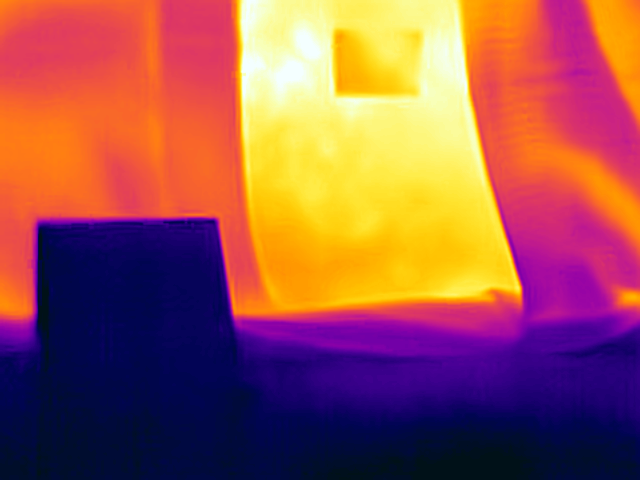
#> input picture thermal/thermal.png, 640 x 480 px, found by its file name
$ python -i testing2.py   (imports and definitions only)
#> lines starting #> are read from the running program, lines starting #| are printed output that depends on the picture
#> in load_image, image is the input picture: PIL image 640x480 RGB; mean R, G, B 154.6, 84.9, 80.7
import subprocess
from PIL import Image, ImageFilter, ImageChops

def load_image(filepath):
    # Load an image
    image = Image.open(filepath)
    return image

def get_exif_tags(filepath):
    result = subprocess.run(['exiftool', filepath], capture_output=True, text=True)
    tags = {}
    for line in result.stdout.splitlines():
        tag, value = line.split(':', 1)
        tags[tag.strip()] = value.strip()
    return tags

def get_offsets(tags):
    print("Printing all EXIF tags to find OffsetX and OffsetY:")
    for key, value in tags.items():
        print(f"{key}: {value}")

    x_offset = int(tags.get('Offset X', 0))
    y_offset = int(tags.get('Offset Y', 0))
    return x_offset, y_offset

def apply_offset(image, x_offset, y_offset):
    # No offset adjustment, return the original image
    return image

def extract_edges(image):
    gray_image = image.convert('L')
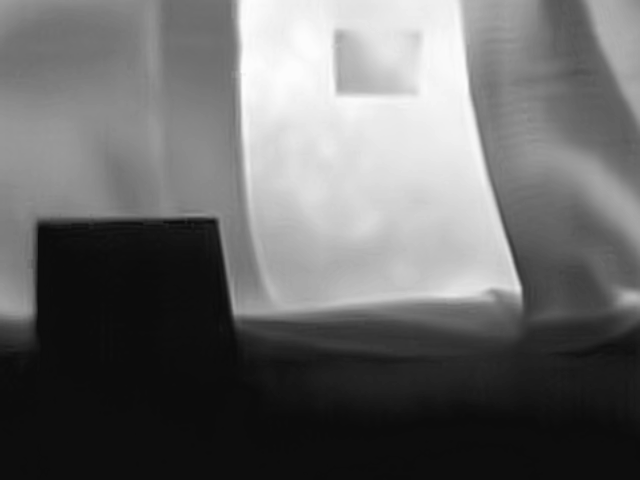
#> gray_image: PIL image 640x480 L; min 12, max 252, mean 105.3
    edges = gray_image.filter(ImageFilter.FIND_EDGES)
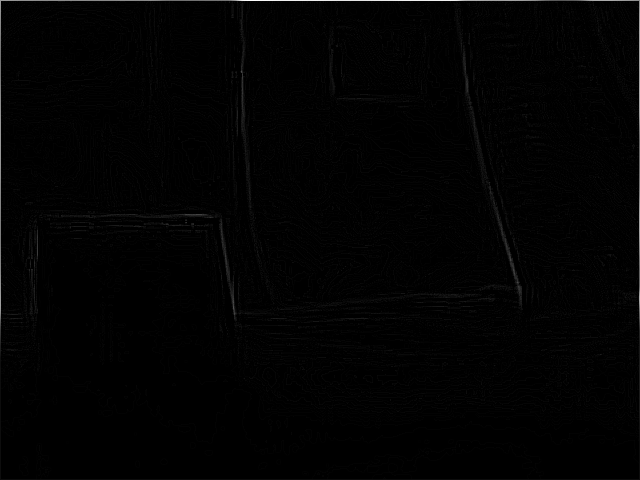
#> edges: PIL image 640x480 L; min 0, max 252, mean 2.2
    inverted_edges = ImageChops.invert(edges)
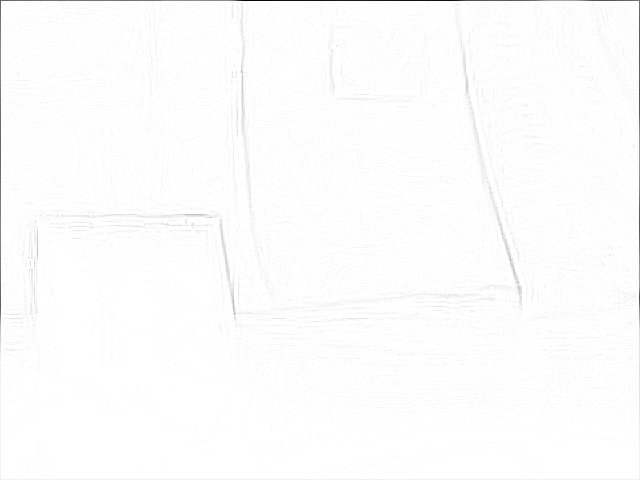
#> inverted_edges: PIL image 640x480 L; min 3, max 255, mean 252.8
    return inverted_edges.convert('RGBA')

def blend_edges_with_thermal(optical_edges, thermal_image, alpha=0.8):
    if optical_edges.mode != 'RGBA':
        optical_edges = optical_edges.convert('RGBA')
    if thermal_image.mode != 'RGBA':
        thermal_image = thermal_image.convert('RGBA')

    blended_image = Image.blend(thermal_image, optical_edges, alpha)
    return blended_image

optical_filepath = r'C:\Users\andre\OneDrive\Desktop\SCRG\output\result.jpg'
thermal_filepath = r'C:\Users\andre\OneDrive\Desktop\SCRG\thermal\thermal.png'

# [1 line that did not run here, left out]
thermal_image = load_image(thermal_filepath)

# [1 line that did not run here, left out]

# [3 lines not run here, left out]

# [1 line that did not run here, left out]

# [1 line not run here, left out]

# No offset adjustment applied
# [1 line that did not run here, left out]

# [1 line that did not run here, left out]

# [1 line that did not run here, left out]
# [1 line not run here, left out]

>>> from PIL import Image
>>> picture = Image.open('thermal/thermal.png')
>>> result = extract_edges(picture)

$ run again, on visible/thermal.jpg
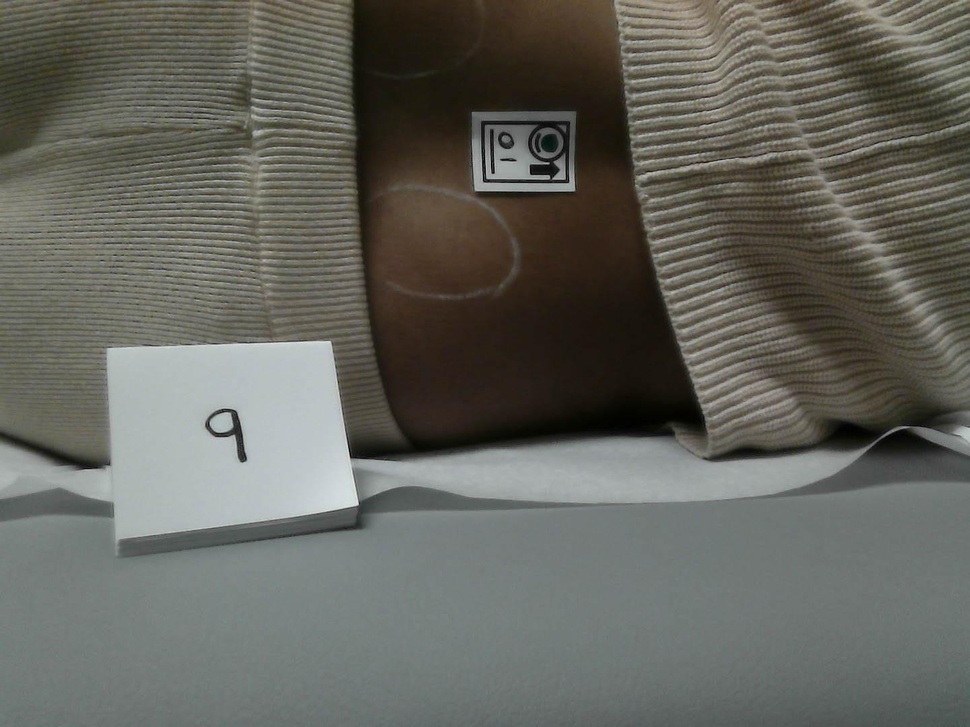
#> input picture visible/thermal.jpg, 970 x 727 px, shrunk from 1440 x 1080 before the run, given in place of thermal.png, which was not available
#> in load_image, image is the input picture: PIL image 970x727 RGB; mean R, G, B 99.9, 100.4, 93.3
#> in extract_edges, `edges = gray_image.filter(ImageFilter.FIND_EDGES)`:
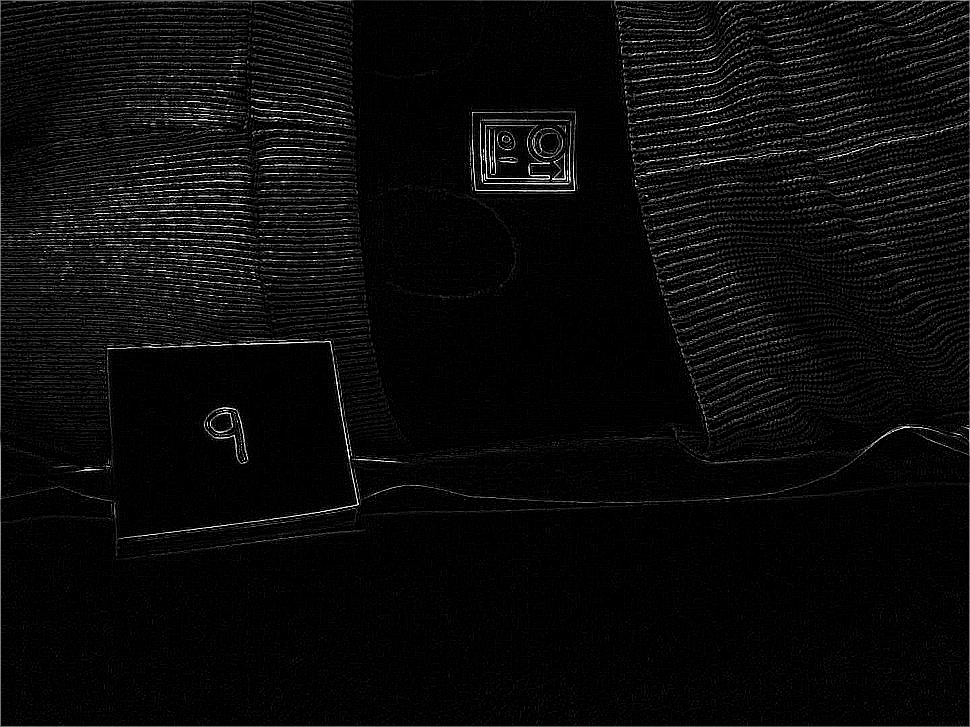
#> edges: PIL image 970x727 L; min 0, max 255, mean 10.9
#> in extract_edges, `inverted_edges = ImageChops.invert(edges)`:
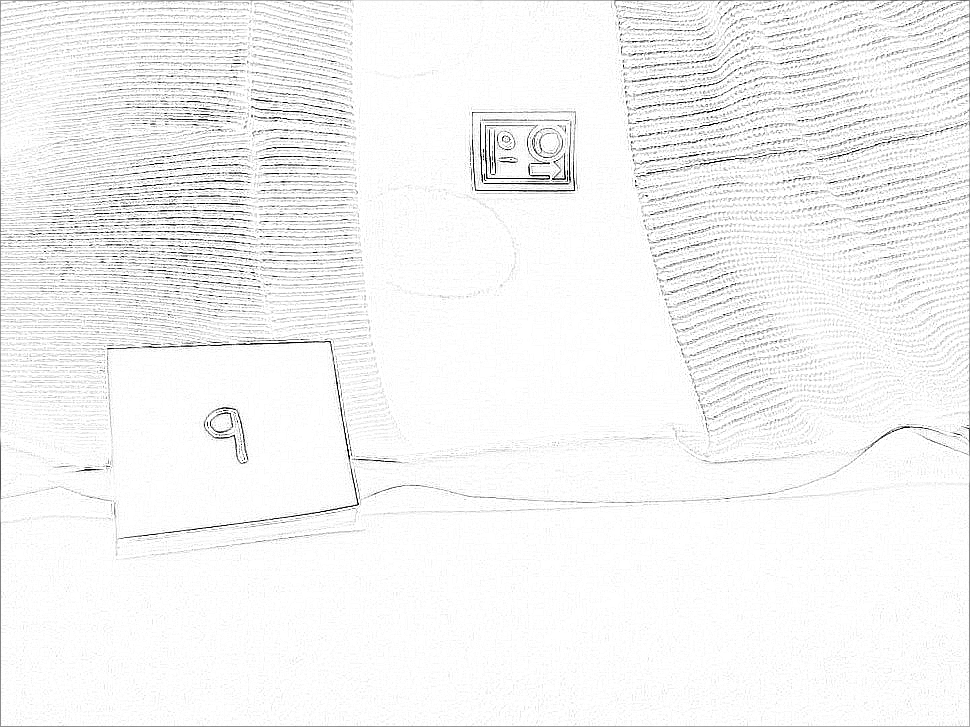
#> inverted_edges: PIL image 970x727 L; min 0, max 255, mean 244.1
